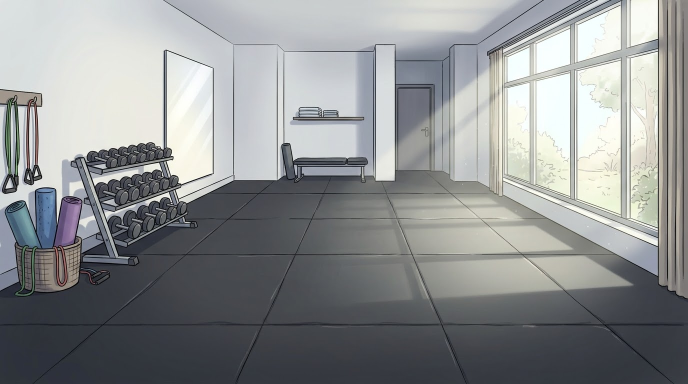
#> input picture projects/fat-to-muscle/assets_raw/B01.jpg, 1376 x 768 px, given in place of C06.png, which was not available (shown at 1/2 size)
$ python cover.py out.png
#> lines starting #> are read from the running program, lines starting #| are printed output that depends on the picture; after the words box and inside, x2 and y2 are one past the last pixel; in counts of white or black regions, pixels touching at a corner belong together
### projects/fat-to-muscle/engine/render.py
import sys, math, os, subprocess
import numpy as np
from PIL import Image, ImageDraw, ImageFont, ImageFilter

W, H, FPS = 1920, 1080, 30
HERE = os.path.dirname(os.path.abspath(__file__))
PROJ = os.path.abspath(os.environ.get('PROJ', '.'))
sys.path.insert(0, PROJ)
from episode import SHOTS, END, FLAT, FLAT2
FONT = {k: os.path.join(HERE, 'fonts', v) for k, v in
        dict(big='Kanit-LightItalic.ttf', bold='Kanit-Bold.ttf', box='Kanit-Medium.ttf',
             center='Kanit-SemiBoldItalic.ttf', num='Kanit-Bold.ttf').items()}
_fc = {}
# [4 lines left out: function font, not called in this run]

def ease(p): p = min(1, max(0, p)); return 1 - (1 - p) ** 3
def lerp(a, b, p): return a + (b - a) * p

# ---------- assets ----------
_assets = {}
def asset(name):
#> called with name = 'C06'
    if name in _assets: return _assets[name]
    if name.startswith('B'):
        im = Image.open(os.path.join(PROJ, 'assets_raw', name + '.jpg')).convert('RGB')
        im = im.resize((W, int(W * im.size[1] / im.size[0])), Image.LANCZOS)
        _assets[name] = im; return im
    im = Image.open(os.path.join(PROJ, 'assets_key', name + '.png')).convert('RGBA')
#> im: PIL image 1376x768 RGBA
    pad = 40
    big = Image.new('RGBA', (im.size[0] + 2 * pad, im.size[1] + 2 * pad), (0, 0, 0, 0)); big.paste(im, (pad, pad))
#> after `big = Image.new('RGBA', (im.size[0] + 2 * pad, im.size[1] + 2 * pad), `: big: PIL image 1456x848 RGBA; every value is 0
#> after `big.paste(im, (pad, pad))`:
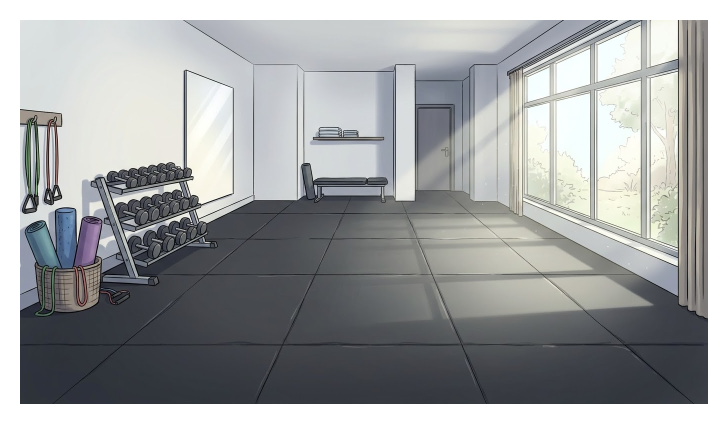
#> big: PIL image 1456x848 RGBA (shown at 1/2 size); mean R, G, B, A 121.8, 123.9, 124.7, 218.3; transparent parts drawn white
    a = big.getchannel('A')
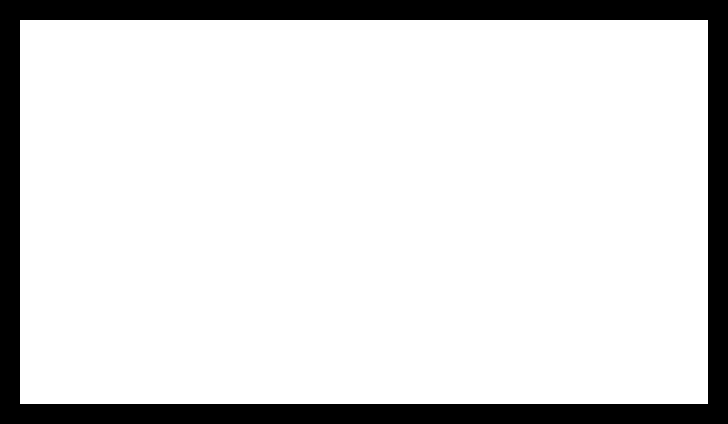
#> a: PIL image 1456x848 L (shown at 1/2 size); 85.6% white; 1 black region, box (x1, y1, x2, y2) and area: (0, 0, 1456, 848) 177920
    if name.startswith('R'):  # sticker white outline for props
        o = a.filter(ImageFilter.MaxFilter(13)).filter(ImageFilter.GaussianBlur(1))
        st = Image.new('RGBA', big.size, (255, 255, 255, 0)); st.putalpha(o)
        st.alpha_composite(big); big = st; a = big.getchannel('A')
    sh = Image.new('RGBA', big.size, (10, 25, 35, 0))
    sh.putalpha(a.filter(ImageFilter.GaussianBlur(14)).point(lambda v: int(v * 0.42)))
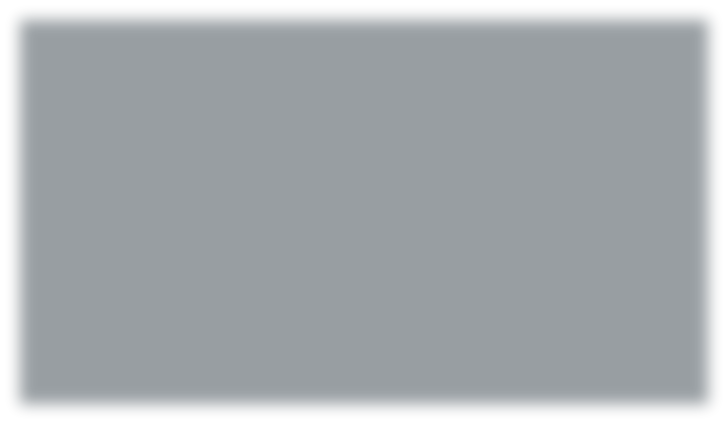
#> sh: PIL image 1456x848 RGBA (shown at 1/2 size); mean R, G, B, A 10, 25, 35, 91.5; transparent parts drawn white
    _assets[name] = (big, sh, pad)
    return _assets[name]

def place(canvas, name, cx, by, h, alpha=1.0, scale=1.0, flip=False, shadow=True, rot=0):
    """cx,by: bottom-centre in px; h: target visible height px"""
    big, sh, pad = asset(name)
#> pad = 40
    vis_h = big.size[1] - 2 * pad
#> vis_h = 768
    k = h * scale / vis_h
#> k = 1.28
    if k <= 0.01 or alpha <= 0.01: return
    sz = (max(1, int(big.size[0] * k)), max(1, int(big.size[1] * k)))
#> sz = (1857, 1082)
    im = big.resize(sz, Image.BILINEAR)
#> im: PIL image 1857x1082 RGBA
    s2 = sh.resize(sz, Image.BILINEAR) if shadow else None
    if flip:
        im = im.transpose(Image.FLIP_LEFT_RIGHT)
        if s2: s2 = s2.transpose(Image.FLIP_LEFT_RIGHT)
    if rot:
        im = im.rotate(rot, Image.BICUBIC, expand=True)
        if s2: s2 = s2.rotate(rot, Image.BICUBIC, expand=True)
    if alpha < 1:
        im.putalpha(im.getchannel('A').point(lambda v: int(v * alpha)))
        if s2: s2.putalpha(s2.getchannel('A').point(lambda v: int(v * alpha)))
    x = int(cx - im.size[0] / 2); y = int(by - im.size[1] + pad * k)
#> after `x = int(cx - im.size[0] / 2)`: x = -508
#> after `y = int(by - im.size[1] + pad * k)`: y = 69
    if s2: canvas.alpha_composite_safe(s2, (x + int(14 * k * 3), y + int(10 * k * 3)))
    canvas.alpha_composite_safe(im, (x, y))

class Canvas:
    def __init__(self, base): self.im = base.convert('RGBA')
    def alpha_composite_safe(self, im, xy):
#> called with xy = (-455, 107)
        x, y = xy
        x0, y0 = max(0, x), max(0, y); x1, y1 = min(W, x + im.size[0]), min(H, y + im.size[1])
#> after `x1, y1 = (min(W, x + im.size[0]), min(H, y + im.size[1]))`: x1 = 1402; y1 = 1080
        if x1 <= x0 or y1 <= y0: return
        self.im.alpha_composite(im.crop((x0 - x, y0 - y, x1 - x, y1 - y)), (x0, y0))
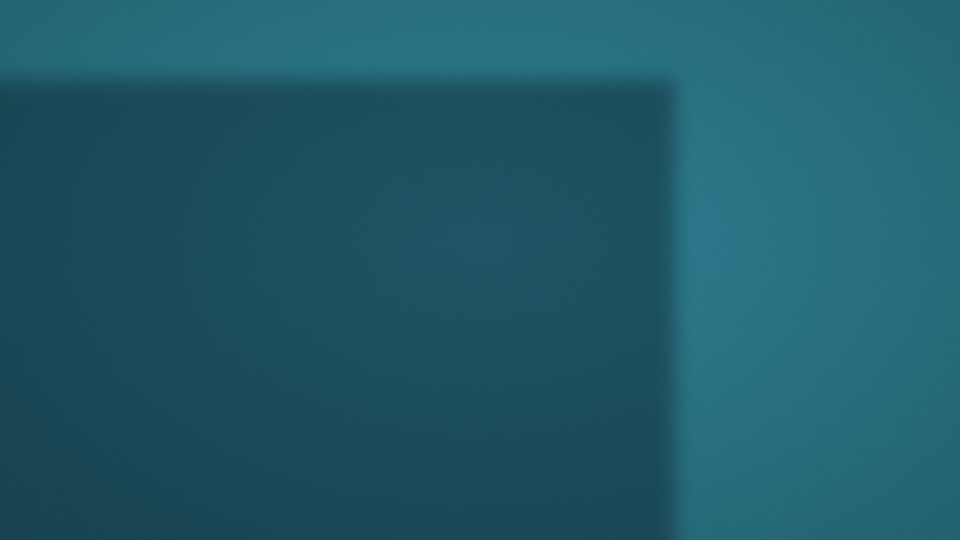
#> self.im: PIL image 1920x1080 RGBA (shown at 1/2 size); mean R, G, B, A 32.2, 89.3, 104.7, 255

# ---------- backgrounds ----------
_flat = {}
def flat_bg(color, split=None):
    k = (color, split)
    if k in _flat: return _flat[k]
    yy, xx = np.mgrid[0:H, 0:W]
    r = np.sqrt(((xx - W / 2) / (W * 0.75)) ** 2 + ((yy - H * 0.45) / (H * 0.85)) ** 2)
    v = (1.06 - 0.28 * np.clip(r, 0, 1.2))[..., None]
    c = np.array(color, np.float32)[None, None, :]
    img = c * v
    if split:
        c2 = np.array(split, np.float32)[None, None, :]
        img = np.where((xx >= W // 2)[..., None], c2 * v, img)
    noise = np.random.default_rng(1).normal(0, 2.2, (H, W, 1))
    im = Image.fromarray(np.clip(img + noise, 0, 255).astype(np.uint8), 'RGB')
    _flat[k] = im; return im

# [46 lines left out: functions plate, draw_text, not called in this run]

def red_x(c, x, y, s, p):
    if p <= 0: return
    a = ease(p / 0.2)
    lay = Image.new('RGBA', (W, H), (0, 0, 0, 0)); d = ImageDraw.Draw(lay)
    r = s * (0.6 + 0.4 * a)
    for (x0, y0, x1, y1) in ((x - r, y - r, x + r, y + r), (x - r, y + r, x + r, y - r)):
        d.line((x0 + 6, y0 + 8, x1 + 6, y1 + 8), fill=(0, 0, 0, 90), width=int(s * 0.28))
        d.line((x0, y0, x1, y1), fill=(226, 59, 59, 255), width=int(s * 0.25))
    c.im.alpha_composite(lay)

# ---------- v2: sub-pixel layer engine ----------
def eio(p): p = min(1, max(0, p)); return 0.5 - 0.5 * math.cos(math.pi * p)          # ease in-out sine
def eio3(p): p = min(1, max(0, p)); return 4*p**3 if p < .5 else 1 - (-2*p + 2)**3 / 2

def M_T(x, y): return np.array([[1, 0, x], [0, 1, y], [0, 0, 1]], float)
def M_S(s): return np.array([[s, 0, 0], [0, s, 0], [0, 0, 1]], float)
def M_R(deg):
    a = math.radians(deg); c, s = math.cos(a), math.sin(a)
    return np.array([[c, s, 0], [-s, c, 0], [0, 0, 1]], float)

def warp(im, M, mode=Image.BICUBIC):
    inv = np.linalg.inv(M)
    return im.transform((W, H), Image.AFFINE, tuple(inv[0]) + tuple(inv[1]), mode)

_layer = {}
# [19 lines left out: function layer_img, not called in this run]

def with_alpha(im, a):
    if a >= 0.999: return im
    im = im.copy(); im.putalpha(im.getchannel('A').point(lambda v: int(v * a))); return im

# [85 lines left out: functions cam_z, render_shot, shot_idx, not called in this run]

DIS = 0.35
# [17 lines left out: function render, not called in this run]

OUTDIR = os.environ.get('OUTDIR', os.path.join(PROJ, 'work', 'stills'))
# [13 lines that do not run on import are left out]

### projects/fat-to-muscle/engine/cover.py
"""Cover 1920x1080 from episode.COVER = dict(lines=[(text, (r,g,b)), ...], layers=[(asset, cx_px, bottom_px, height_px), ...], text_x=1180)"""
import sys, os
from PIL import Image, ImageDraw, ImageFont, ImageFilter
import render
from episode import COVER
W, H = 1920, 1080
c = render.Canvas(render.flat_bg(render.FLAT)); c.im = c.im.convert('RGBA')
for (n, x, by, h) in COVER['layers']:
    render.place(c, n, x, by, h, shadow=not n.startswith('C09'))
#> call 2 of alpha_composite_safe, with xy = (-508, 69)
#> in alpha_composite_safe (call 2), `self.im.alpha_composite(im.crop((x0 - x, y0 - y, x1 - x, y1 - y)), (x0..`:
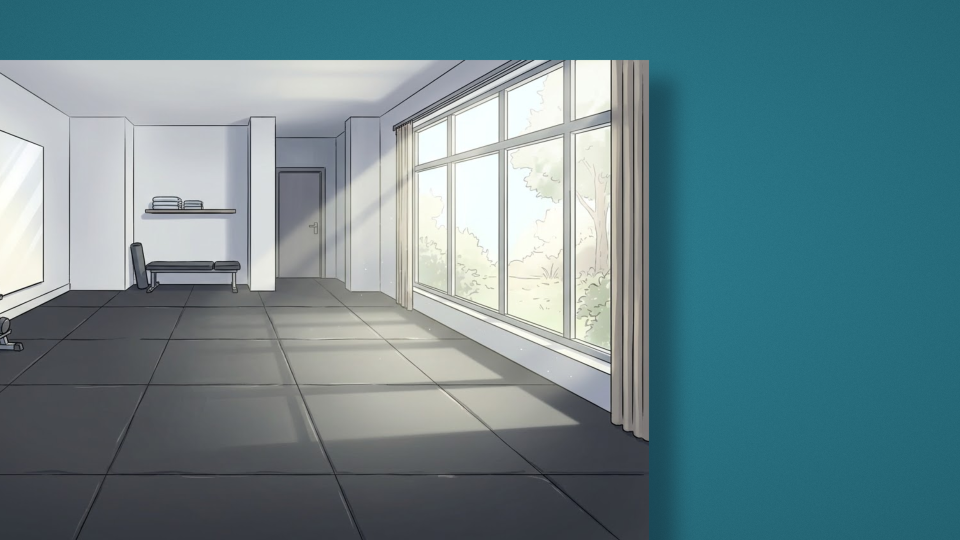
#> self.im: PIL image 1920x1080 RGBA (shown at 1/2 size); mean R, G, B, A 103.5, 132.4, 138.8, 255
#> pass 2 of the loop `for (n, x, by, h) in COVER['layers']:`:
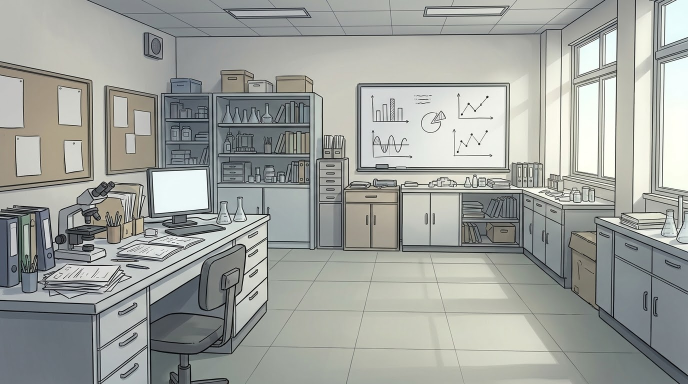
#> input picture projects/fat-to-muscle/assets_raw/B02.jpg, 1376 x 768 px, given in place of R04.png, which was not available (shown at 1/2 size)
#> k = 0.339
#> sz = (492, 287)
#> in place (call 2), `s2 = sh.resize(sz, Image.BILINEAR) if shadow else None`:
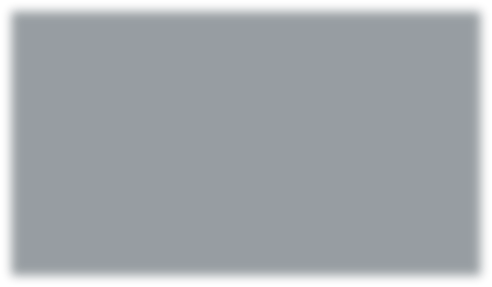
#> s2: PIL image 492x287 RGBA; mean R, G, B, A 8.5, 22.5, 34, 93.7; transparent parts drawn white
#> in place (call 2), `y = int(by - im.size[1] + pad * k)`: y = 736
#> in alpha_composite_safe (call 4), `self.im.alpha_composite(im.crop((x0 - x, y0 - y, x1 - x, y1 - y)), (x0..`:
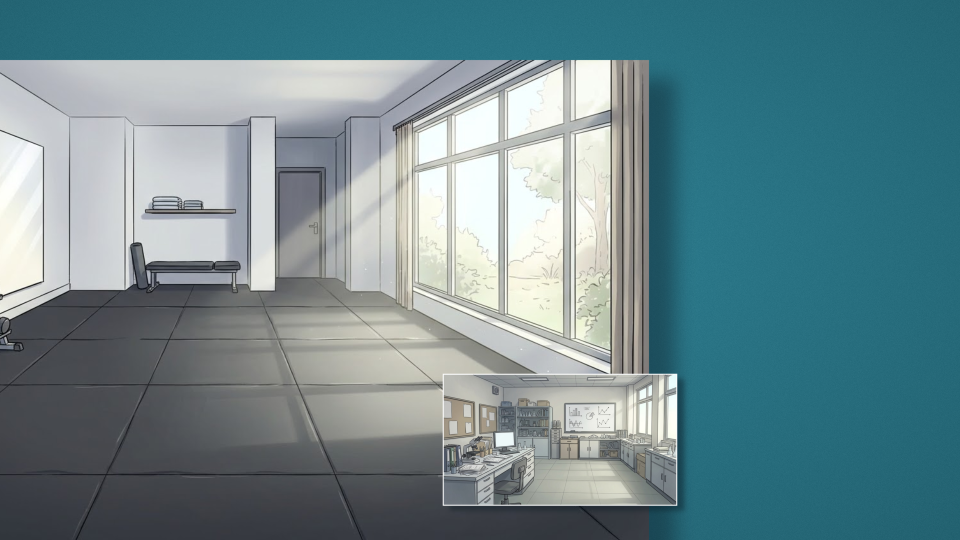
#> self.im: PIL image 1920x1080 RGBA (shown at 1/2 size); mean R, G, B, A 107.6, 136.2, 142.1, 255
if COVER.get('arrow'):
    x0, x1, ay = COVER['arrow']; d0 = ImageDraw.Draw(c.im)
    for col, w, o in (((20, 40, 50, 255), 34, 0), ((255, 255, 255, 255), 20, 0)):
        d0.line((x0, ay, x1 - 40, ay), fill=col, width=w)
        e = w // 2 + 4 if col[0] == 20 else 0
        d0.polygon([(x1 + e, ay), (x1 - 70 - e, ay - 50 - e), (x1 - 70 - e, ay + 50 + e)], fill=col)
if COVER.get('xmark'):
    xx, xy, xs = COVER['xmark']; render.red_x(c, xx, xy, xs, 1.0)
#> in red_x, `lay = Image.new('RGBA', (W, H), (0, 0, 0, 0))`: lay: PIL image 1920x1080 RGBA; every value is 0
#> in red_x, `c.im.alpha_composite(lay)`:
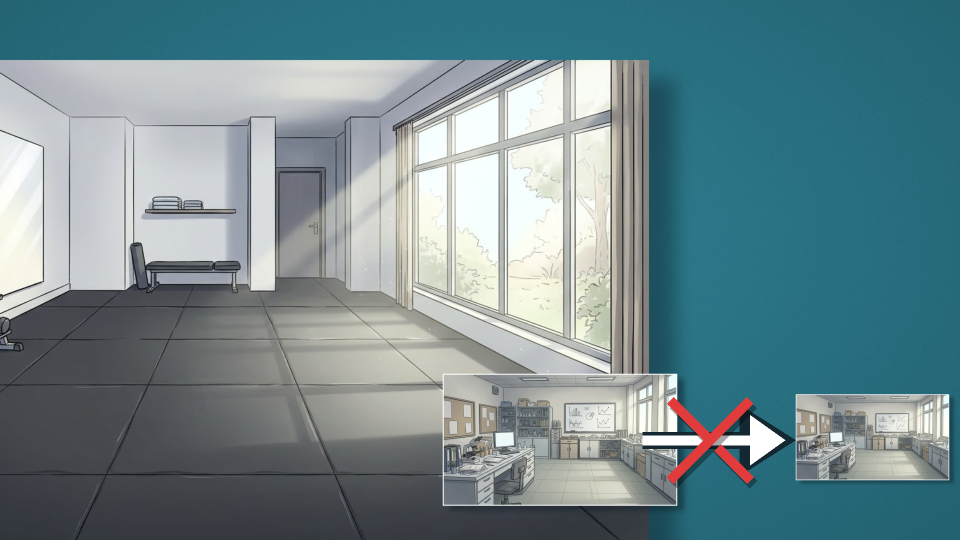
#> c.im: PIL image 1920x1080 RGBA (shown at 1/2 size); mean R, G, B, A 111.9, 137.6, 142.9, 255
im = c.im; tx = COVER.get('text_x', 1180)
lay = Image.new('RGBA', (W, H), (0, 0, 0, 0)); d = ImageDraw.Draw(lay)
sh = Image.new('RGBA', (W, H), (0, 0, 0, 0)); ds = ImageDraw.Draw(sh)
y = 250
for i, (txt, col) in enumerate(COVER['lines']):
    size = 190 if i == 0 else 150
    f = ImageFont.truetype(os.path.join(render.HERE, 'fonts', 'Kanit-Bold.ttf'), size, layout_engine=ImageFont.Layout.RAQM)
    ds.text((tx + 8, y + 10), txt, font=f, fill=(0, 20, 30, 200), anchor='mm')
    d.text((tx, y), txt, font=f, fill=tuple(col) + (255,), anchor='mm', stroke_width=6, stroke_fill=(20, 40, 50))
    y += 200
#> after the loop, y = 650
sh = sh.filter(ImageFilter.GaussianBlur(8)); im.alpha_composite(sh); im.alpha_composite(lay)
#> after `im.alpha_composite(lay)`:
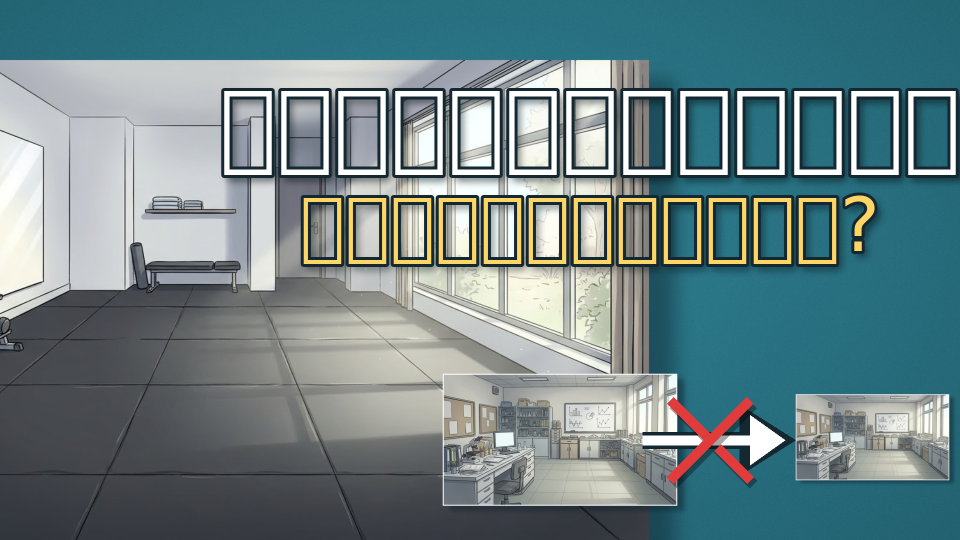
#> im: PIL image 1920x1080 RGBA (shown at 1/2 size); mean R, G, B, A 109.6, 132, 135.2, 255
im.convert('RGB').save(sys.argv[1], quality=90); print('cover ->', sys.argv[1])
#| cover -> out.png
